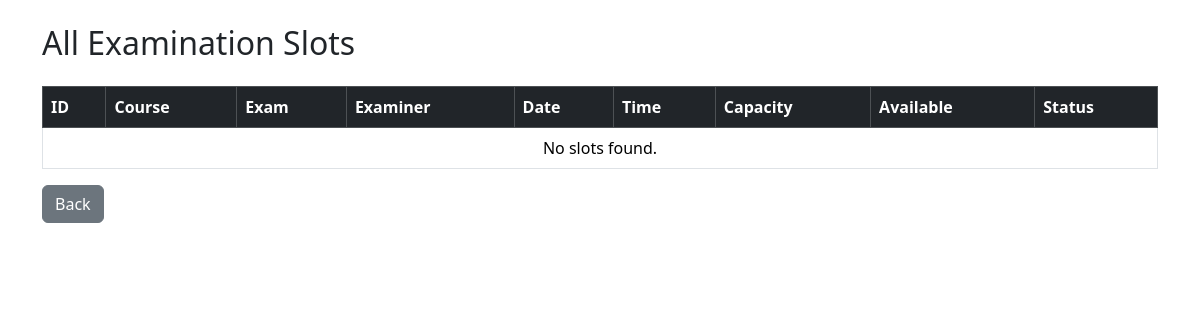
The page /admin/slots (signed in) on the database as committed earlier.
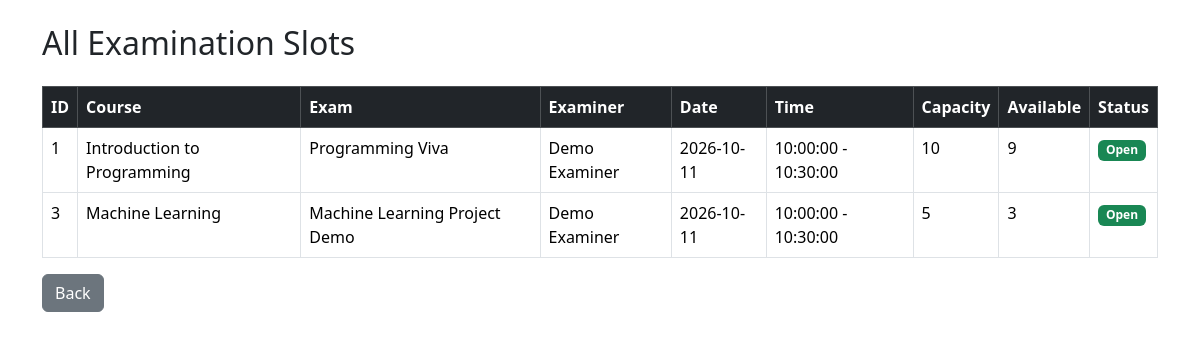
The same page on the database as committed later.
### models.py (models this page shows)
class ExaminationSlot(db.Model):
    __tablename__ = "slots"
    id = db.Column(db.Integer, primary_key=True)
    examination_id = db.Column(db.Integer, db.ForeignKey("examinations.id"), nullable=False)
    examiner_id = db.Column(db.Integer, db.ForeignKey("users.id"), nullable=False)
    date = db.Column(db.Date)
    start_time = db.Column(db.Time)
    end_time = db.Column(db.Time)
    capacity = db.Column(db.Integer)
    available_seats = db.Column(db.Integer)
    status = db.Column(db.String(30), default="Available")
    examination = db.relationship(
        "Examination",
        backref="slots"
    )
    examiner = db.relationship(
        "User",
        foreign_keys=[examiner_id],
        backref="examiner_slots"
    )

class Course(db.Model):
    __tablename__ = "courses"
    id = db.Column(db.Integer, primary_key=True)
    code = db.Column(db.String(20), unique=True, nullable=False)
    name = db.Column(db.String(100), nullable=False)
    description = db.Column(db.Text)
    status = db.Column(db.String(20), default="Active")

class Examination(db.Model):
    __tablename__ = "examinations"
    id = db.Column(db.Integer, primary_key=True)
    course_id = db.Column(db.Integer, db.ForeignKey("courses.id"), nullable=False)
    examiner_id = db.Column(db.Integer, db.ForeignKey("users.id"), nullable=True)
    name = db.Column(db.String(100), nullable=False)
    exam_type = db.Column(db.String(30))
    duration = db.Column(db.Integer)
    max_marks = db.Column(db.Integer)
    slot_creation_start = db.Column(db.Date)
    slot_creation_end = db.Column(db.Date)
    booking_start = db.Column(db.Date)
    booking_end = db.Column(db.Date)
    status = db.Column(db.String(30))
    examiner = db.relationship(
        "User",
        foreign_keys=[examiner_id],
        backref="assigned_examinations"
    )
    course = db.relationship(
        "Course",
        backref="examinations"
    )

class User(UserMixin, db.Model):
    __tablename__ = "users"
    id = db.Column(db.Integer, primary_key=True)
    name = db.Column(db.String(100), nullable=False)
    email = db.Column(db.String(100), unique=True, nullable=False)
    password = db.Column(db.String(200), nullable=False)
    role = db.Column(db.String(100), nullable=False)
    is_examiner = db.Column(db.Boolean, default=False)

### app.py (the view)
@app.route("/admin/slots")
@login_required
def admin_slots():
    if current_user.role != "admin":
        return redirect(url_for("auth.login"))
    slots = ExaminationSlot.query.all()
    return render_template("admin/slots.html", slots=slots)

### app.py (called while the page is built)
@login_manager.user_loader
def load_user(user_id):
    return db.session.get(User, int(user_id))

### templates/admin/slots.html (shortened to what this page needs)
<!DOCTYPE html>
<html>
<head>
    <link href="https://cdn.jsdelivr.net/npm/bootstrap@5.3.3/dist/css/bootstrap.min.css" rel="stylesheet">
</head>
<body>
    <div class="container mt-4">
        <h2 class="mb-4">
            All Examination Slots
        </h2>
        <table class="table table-bordered table-hover">
            <thead class="table-dark">
                <tr>
                    <th>ID</th>
                    <th>Course</th>
                    <th>Exam</th>
                    <th>Examiner</th>
                    <th>Date</th>
                    <th>Time</th>
                    <th>Capacity</th>
                    <th>Available</th>
                    <th>Status</th>
                </tr>
            </thead>
            <tbody>
                {% for slot in slots %}
                <tr>
                    <td>
                        {{ slot.id }}
                    </td>
                    <td>
                        {{ slot.examination.course.name }}
                    </td>
                    <td>
                        {{ slot.examination.name }}
                    </td>
                    <td>
                        {% if slot.examiner %}
                        {{ slot.examiner.name }}
                        {% else %}
                        -
                        {% endif %}
                    </td>
                    <td>
                        {{ slot.date }}
                    </td>
                    <td>
                        {{ slot.start_time }}
                        -
                        {{ slot.end_time }}
                    </td>
                    <td>
                        {{ slot.capacity }}
                    </td>
                    <td>
                        {{ slot.available_seats }}
                    </td>
                    <td>
                        {% if slot.status == "Open" %}
                        <span class="badge bg-success">
                            Open
                        </span>
                        {% else %}
                        <span class="badge bg-danger">
                            {{ slot.status }}
                        </span>
                        {% endif %}
                    </td>
                </tr>
                {% else %}
                <tr>
                    <td colspan="9" class="text-center">
                        No slots found.
                    </td>
                </tr>
                {% endfor %}
            </tbody>
        </table>
        <a href="{{ url_for('admin_dashboard') }}" class="btn btn-secondary">
            Back
        </a>
    </div>
</body>
</html>

Rows that differ between the two databases and show on the page:
added ExaminationSlot: id "1", examination.course.name "Introduction to Programming", examination.name "Programming Viva", examiner.name "Demo Examiner", date "2026-10-11", start_time "10:00:00", end_time "10:30:00", capacity "10", available_seats "9", status "Open"
added ExaminationSlot: id "3", examination.course.name "Machine Learning", examination.name "Machine Learning Project Demo", examiner.name "Demo Examiner", date "2026-10-11", start_time "10:00:00", end_time "10:30:00", capacity "5", available_seats "3", status "Open"
Other text that changed with them:
text no longer shown: "No slots found."
